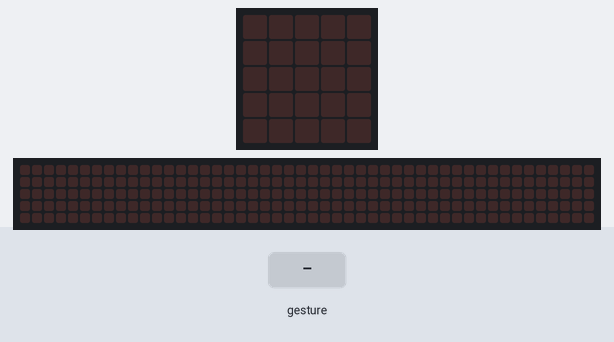
This program was run on a simulated BBC micro:bit running MicroPython. Shown: the board's 5×5 LED display, a strip that is not on the board, showing the scrolling text unrolled. Inputs (shaded band) come from the test bench. A tilt is held for 1.5 s and a shake lasts 1 s, then the board lies face up again; the 48×5 strip is a reading aid, not a part: it shows the text the display is scrolling, unrolled, one strip-width of it at a time.

Above: at 1.2 s.
1.3 s: gesture 'shake'
At 1.57 s:
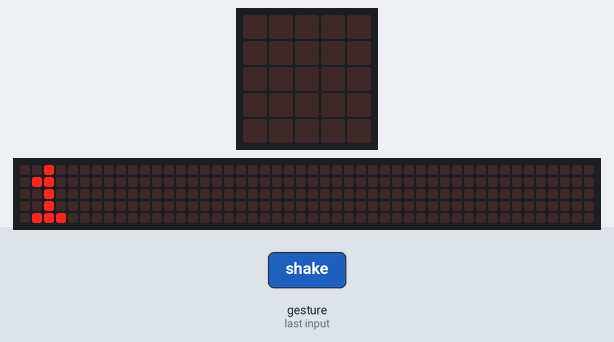
At 2.02 s:
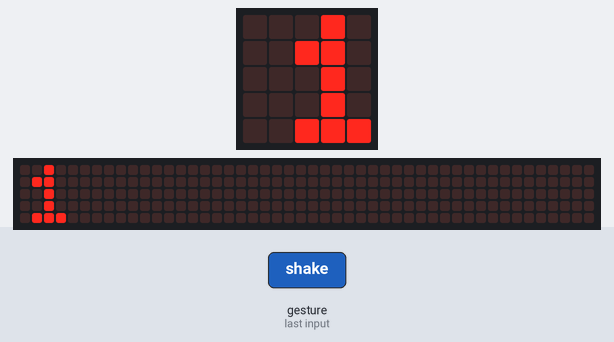
Timing chart, 0 to 4.3 s (numbered marks = the images above; inputs shaded):
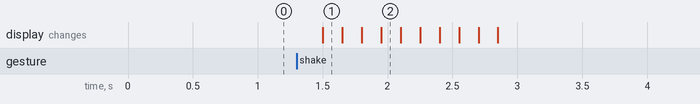

The program:

20210223_shakecounter.py
```python
# 20210223 - Shake Counter
# Everytime the Microbit is shaked, it will add one to the count and show the count

from microbit import *

count = 0
display.clear()
# Checking for a shake
while True:
    if accelerometer.was_gesture("shake"):
        count += 1
        display.scroll(count)
```

Measured:
- after the input at 1.3 s, the display: changes after 0.20 s (image 1)
